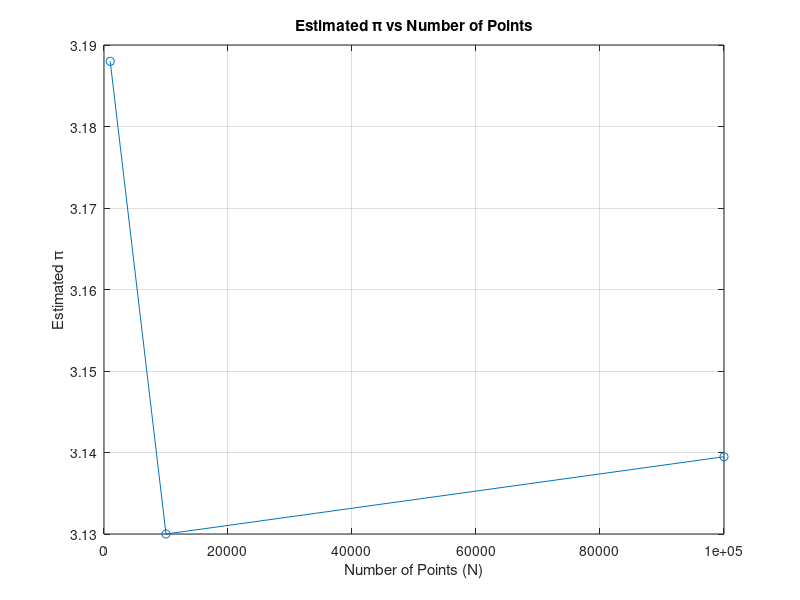
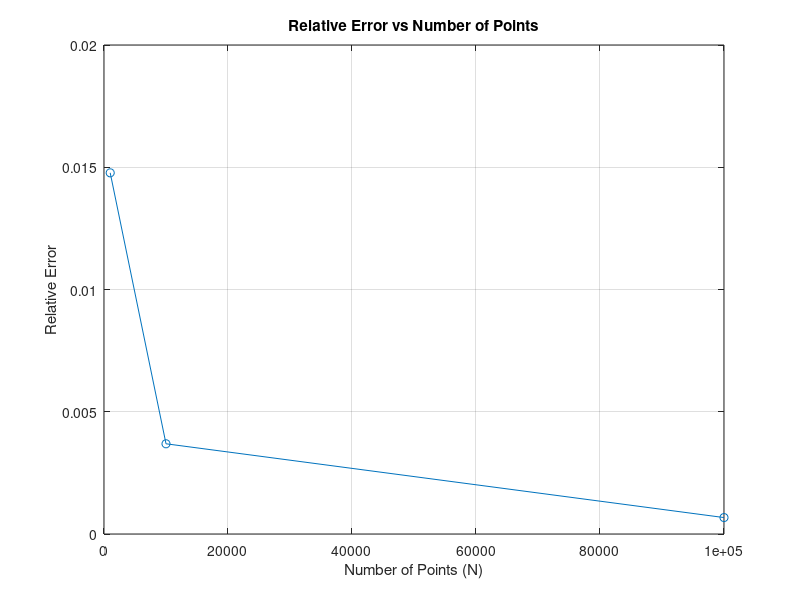

Source code (MATLAB) for these figures, in order:
function pi_estimation()
    % Define number of points for the simulation
    N_values = [1000, 10000, 100000];
    
    % Preallocate arrays for storing results
    pi_estimates = zeros(size(N_values));
    relative_errors = zeros(size(N_values));
    
    % MATLABs built-in value of pi
    true_pi = pi;
    
    % Loop through different numbers of points
    for idx = 1:length(N_values)
        N = N_values(idx);
        % Estimate pi using simulation
        pi_estimates(idx) = estimate_pi(N);
        % Calculate relative error
        relative_errors(idx) = abs(pi_estimates(idx) - true_pi) / true_pi;
    end
    
    % Display results
    disp('Results:');
    disp('N        Estimated Pi    Relative Error');
    for idx = 1:length(N_values)
        fprintf('%d     %.6f         %.6f\n', N_values(idx), pi_estimates(idx), relative_errors(idx));
    end
    
    % Plot estimated pi vs number of points
    figure;
    plot(N_values, pi_estimates, '-o');
    title('Estimated \pi vs Number of Points');
    xlabel('Number of Points (N)');
    ylabel('Estimated \pi');
    grid on;
    
    % Plot relative error vs number of points
    figure;
    plot(N_values, relative_errors, '-o');
    title('Relative Error vs Number of Points');
    xlabel('Number of Points (N)');
    ylabel('Relative Error');
    grid on;
end

function pi_estimate = estimate_pi(N)
    % Initialize counter for points inside the circle
    counter = 0;
    
    % Generate random points and check if they are inside the circle
    for i = 1:N
        x = rand * 2 - 1; % Random x in [-1, 1]
        y = rand * 2 - 1; % Random y in [-1, 1]
        if x^2 + y^2 <= 1
            counter = counter + 1;
        end
    end
    
    % Estimate pi using the formula
    pi_estimate = 4 * counter / N;
end
